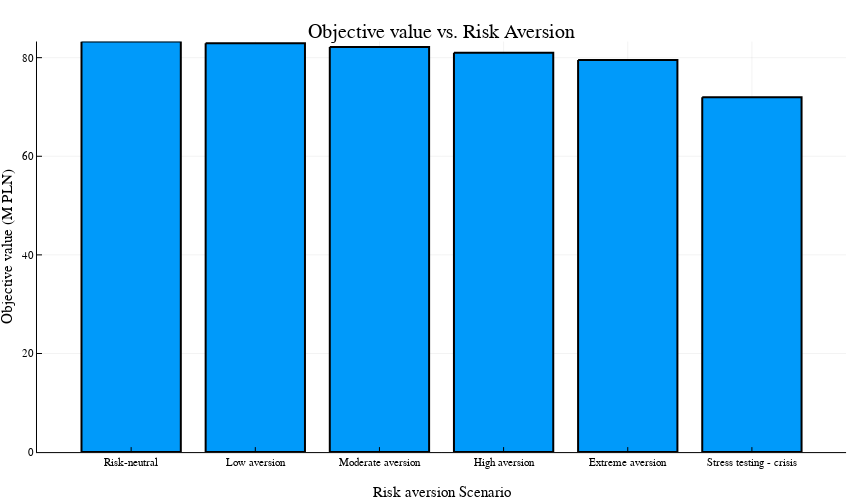

The notebook cell this image was saved under:
### Code cell
@df optimal_lambda_results bar(
    :scenario,
    :objective_value,
    xlabel = "Risk aversion Scenario",
    ylabel = "Objective value (M PLN)",
    title = "Objective value vs. Risk Aversion",
    legend = false,
    marker = :circle,
    lw = 2,
    size = (850, 500)
)

### Figure 1 — Plotly figure (JSON) as saved in the notebook; plotly's stock layout.template omitted (floating-point values rounded to 4 significant figures)
{"data": [{"fill": "tozeroy", "fillcolor": "rgba(0, 154, 250, 1.000)", "legendgroup": "y1", "line": {"color": "rgba(0, 0, 0, 1.000)", "dash": "solid", "width": 2}, "mode": "lines", "name": "y1", "showlegend": true, "type": "scatter", "x": [0.1, 0.1, 0.9, 0.9, 0.1, 0.1], "xaxis": "x1", "y": [83.28, 0, 0, 83.28, 83.28, 83.28], "yaxis": "y1"}, {"fill": "tozeroy", "fillcolor": "rgba(0, 154, 250, 1.000)", "legendgroup": "y1", "line": {"color": "rgba(0, 0, 0, 1.000)", "dash": "solid", "width": 2}, "mode": "lines", "name": "y1", "showlegend": false, "type": "scatter", "x": [1.1, 1.1, 1.9, 1.9, 1.1, 1.1], "xaxis": "x1", "y": [82.9, 0, 0, 82.9, 82.9, 82.9], "yaxis": "y1"}, {"fill": "tozeroy", "fillcolor": "rgba(0, 154, 250, 1.000)", "legendgroup": "y1", "line": {"color": "rgba(0, 0, 0, 1.000)", "dash": "solid", "width": 2}, "mode": "lines", "name": "y1", "showlegend": false, "type": "scatter", "x": [2.1, 2.1, 2.9, 2.9, 2.1, 2.1], "xaxis": "x1", "y": [82.15, 0, 0, 82.15, 82.15, 82.15], "yaxis": "y1"}, {"fill": "tozeroy", "fillcolor": "rgba(0, 154, 250, 1.000)", "legendgroup": "y1", "line": {"color": "rgba(0, 0, 0, 1.000)", "dash": "solid", "width": 2}, "mode": "lines", "name": "y1", "showlegend": false, "type": "scatter", "x": [3.1, 3.1, 3.9, 3.9, 3.1, 3.1], "xaxis": "x1", "y": [81.02, 0, 0, 81.02, 81.02, 81.02], "yaxis": "y1"}, {"fill": "tozeroy", "fillcolor": "rgba(0, 154, 250, 1.000)", "legendgroup": "y1", "line": {"color": "rgba(0, 0, 0, 1.000)", "dash": "solid", "width": 2}, "mode": "lines", "name": "y1", "showlegend": false, "type": "scatter", "x": [4.1, 4.1, 4.9, 4.9, 4.1, 4.1], "xaxis": "x1", "y": [79.51, 0, 0, 79.51, 79.51, 79.51], "yaxis": "y1"}, {"fill": "tozeroy", "fillcolor": "rgba(0, 154, 250, 1.000)", "legendgroup": "y1", "line": {"color": "rgba(0, 0, 0, 1.000)", "dash": "solid", "width": 2}, "mode": "lines", "name": "y1", "showlegend": false, "type": "scatter", "x": [5.1, 5.1, 5.9, 5.9, 5.1, 5.1], "xaxis": "x1", "y": [71.98, 0, 0, 71.98, 71.98, 71.98], "yaxis": "y1"}, {"colorbar": {"len": 0.8926, "title": "", "x": 0.9954, "y": 0.5069}, "legendgroup": "y1", "marker": {"color": "rgba(0, 154, 250, 0.000)", "line": {"color": "rgba(0, 0, 0, 0.000)", "width": 1}, "size": 0, "symbol": "circle"}, "mode": "markers", "name": "y1", "showlegend": false, "type": "scatter", "x": [0.5, 1.5, 2.5, 3.5, 4.5, 5.5], "xaxis": "x", "y": [83.28, 82.9, 82.15, 81.02, 79.51, 71.98], "yaxis": "y"}], "layout": {"annotations": [{"font": {"color": "rgba(0, 0, 0, 1.000)", "family": "sans-serif", "size": 20}, "rotation": 0, "showarrow": false, "text": "Objective value vs. Risk Aversion", "x": 0.5194, "xanchor": "center", "xref": "paper", "y": 1, "yanchor": "top", "yref": "paper"}], "height": 500, "margin": {"b": 20, "l": 0, "r": 0, "t": 20}, "paper_bgcolor": "rgba(255, 255, 255, 1.000)", "plot_bgcolor": "rgba(255, 255, 255, 1.000)", "showlegend": false, "width": 850, "xaxis": {"anchor": "y", "domain": [0.04352, 0.9954], "gridcolor": "rgba(0, 0, 0, 0.100)", "gridwidth": 0.5, "linecolor": "rgba(0, 0, 0, 1.000)", "mirror": false, "range": [-0.2584, 6.258], "showgrid": true, "showline": true, "showticklabels": true, "tickangle": 0, "tickcolor": "rgb(0, 0, 0)", "tickfont": {"color": "rgba(0, 0, 0, 1.000)", "family": "sans-serif", "size": 11}, "tickmode": "array", "ticks": "inside", "ticktext": ["Risk-neutral", "Low aversion", "Moderate aversion", "High aversion", "Extreme aversion", "Stress testing - crisis"], "tickvals": [0.5, 1.5, 2.5, 3.5, 4.5, 5.5], "title": "Risk aversion Scenario", "titlefont": {"color": "rgba(0, 0, 0, 1.000)", "family": "sans-serif", "size": 15}, "type": "-", "visible": true, "zeroline": false, "zerolinecolor": "rgba(0, 0, 0, 1.000)"}, "yaxis": {"anchor": "x", "domain": [0.06065, 0.9532], "gridcolor": "rgba(0, 0, 0, 0.100)", "gridwidth": 0.5, "linecolor": "rgba(0, 0, 0, 1.000)", "mirror": false, "range": [0, 83.28], "showgrid": true, "showline": true, "showticklabels": true, "tickangle": 0, "tickcolor": "rgb(0, 0, 0)", "tickfont": {"color": "rgba(0, 0, 0, 1.000)", "family": "sans-serif", "size": 11}, "tickmode": "array", "ticks": "inside", "ticktext": ["0", "20", "40", "60", "80"], "tickvals": [0, 20, 40, 60, 80], "title": "Objective value (M PLN)", "titlefont": {"color": "rgba(0, 0, 0, 1.000)", "family": "sans-serif", "size": 15}, "type": "-", "visible": true, "zeroline": false, "zerolinecolor": "rgba(0, 0, 0, 1.000)"}}}
